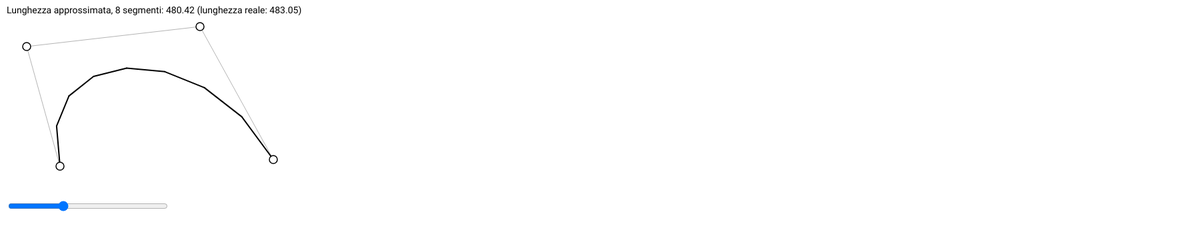
Frame 1 (no input)
Frame 60 (no input): identical to frame 1, image omitted
Frame 120 (the mouse pressed at the canvas centre since frame 60): identical to frame 1, image omitted

The p5.js sketch that drew this single still picture (run headless with seeded random() and noise() and a simulated clock; from frame 60 on, the mouse is pressed at the canvas centre):

// p5.js sketch
// ── sketch.js


let points = [];
let selectedPoint = null;

let stepsSlider;

// scegli:
// "quadratic"
// "cubic"
const curveType = "cubic";

// ============================================
// SETUP
// ============================================

function setup() {
  createCanvas(1800, 340);

  // curva iniziale
  if (curveType === "quadratic") {
    points = [
      createVector(70, 250),
      createVector(250, 40),
      createVector(430, 250)
    ];
  } else {
    points = [
      createVector(90, 250),
      createVector(40, 70),
      createVector(300, 40),
      createVector(410, 240)
    ];
  }

  // slider segmenti
  stepsSlider = createSlider(
    2,
    20,
    curveType === "quadratic" ? 4 : 8
  );

  stepsSlider.position(10, 300); 
  stepsSlider.style("width", "240px");
  

  textFont("roboto");
  textSize(14);
}

// ============================================
// DRAW
// ============================================

function draw() {
  background(255);

  const steps = stepsSlider.value();

  // =========================================
  // true bezier length
  // =========================================

  const trueLength = approximateTrueLength();

  // =========================================
  // LUT (sampled points)
  // =========================================

  let LUT = [];

  for (let i = 0; i <= steps; i++) {
    const t = i / steps;

    const p =
      curveType === "quadratic"
        ? getQuadraticPoint(t)
        : getCubicPoint(t);

    LUT.push(p);
  }

  // =========================================
  // skeleton
  // =========================================

  drawSkeleton();

  // =========================================
  // polygon approximation
  // =========================================

  stroke("black");
  strokeWeight(2);
  noFill();

  let approxLength = 0;

  for (let i = 1; i < LUT.length; i++) {
    const p0 = LUT[i - 1];
    const p1 = LUT[i];

    line(p0.x, p0.y, p1.x, p1.y);

    approxLength += dist(
      p0.x,
      p0.y,
      p1.x,
      p1.y
    );
  }

  // =========================================
  // control points
  // =========================================

  drawControlPoints();

  // =========================================
  // text
  // =========================================

  noStroke();
  fill(0);

  text(
    `Lunghezza approssimata, ${steps} segmenti: ${approxLength.toFixed(2)} (lunghezza reale: ${trueLength.toFixed(2)})`,
    10,
    20
  );
}

// ============================================
// DRAW SKELETON
// ============================================

function drawSkeleton() {
  stroke(180);
  strokeWeight(1);
  noFill();

  beginShape();

  for (let p of points) {
    vertex(p.x, p.y);
  }

  endShape();
}

// ============================================
// DRAW CONTROL POINTS
// ============================================

function drawControlPoints() {
  stroke(0);
  strokeWeight(1.5);
  fill(255);

  for (let p of points) {
    circle(p.x, p.y, 12);
  }
}

// ============================================
// QUADRATIC POINT
// ============================================

function getQuadraticPoint(t) {
  const p0 = points[0];
  const p1 = points[1];
  const p2 = points[2];

  const mt = 1 - t;

  const x =
    mt * mt * p0.x +
    2 * mt * t * p1.x +
    t * t * p2.x;

  const y =
    mt * mt * p0.y +
    2 * mt * t * p1.y +
    t * t * p2.y;

  return createVector(x, y);
}

// ============================================
// CUBIC POINT
// ============================================

function getCubicPoint(t) {
  const p0 = points[0];
  const p1 = points[1];
  const p2 = points[2];
  const p3 = points[3];

  const mt = 1 - t;

  const x =
    mt * mt * mt * p0.x +
    3 * mt * mt * t * p1.x +
    3 * mt * t * t * p2.x +
    t * t * t * p3.x;

  const y =
    mt * mt * mt * p0.y +
    3 * mt * mt * t * p1.y +
    3 * mt * t * t * p2.y +
    t * t * t * p3.y;

  return createVector(x, y);
}

// ============================================
// APPROX TRUE LENGTH
// ============================================

function approximateTrueLength() {
  let total = 0;

  let prev =
    curveType === "quadratic"
      ? getQuadraticPoint(0)
      : getCubicPoint(0);

  const resolution = 300;

  for (let i = 1; i <= resolution; i++) {
    const t = i / resolution;

    const p =
      curveType === "quadratic"
        ? getQuadraticPoint(t)
        : getCubicPoint(t);

    total += dist(
      prev.x,
      prev.y,
      p.x,
      p.y
    );

    prev = p;
  }

  return total;
}

// ============================================
// DRAGGING
// ============================================

function mousePressed() {
  for (let p of points) {
    if (dist(mouseX, mouseY, p.x, p.y) < 10) {
      selectedPoint = p;
      break;
    }
  }
}

function mouseDragged() {
  if (selectedPoint) {
    selectedPoint.x = mouseX;
    selectedPoint.y = mouseY;
  }
}

function mouseReleased() {
  selectedPoint = null;
}
